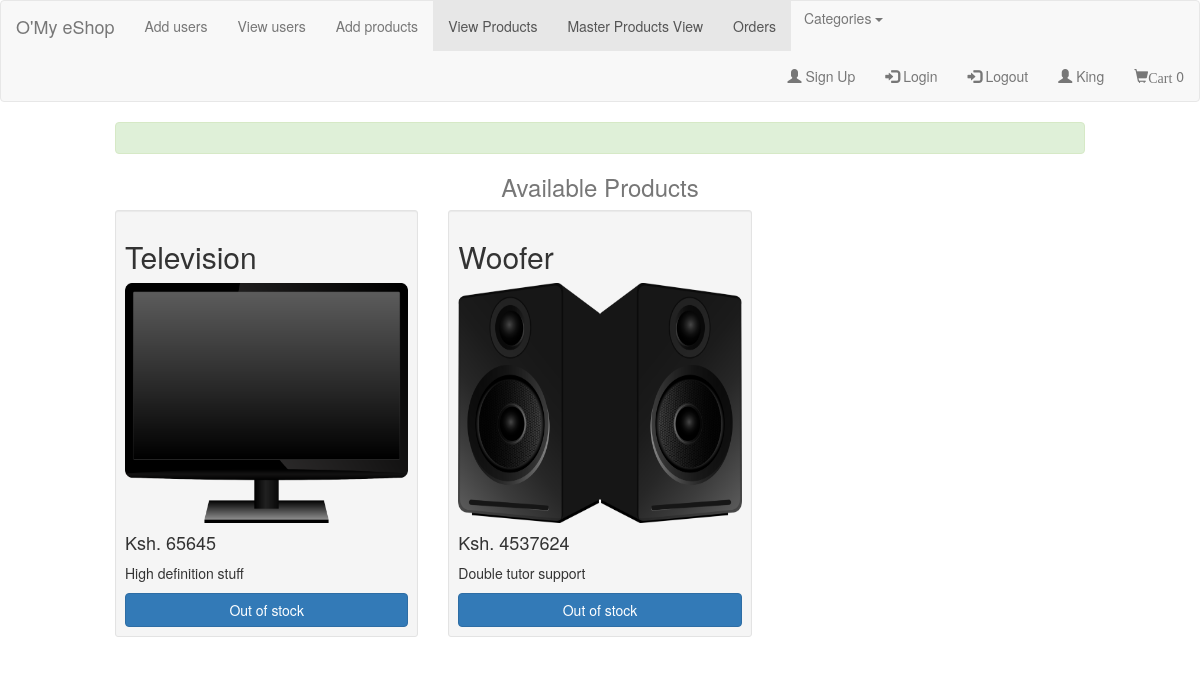
Screenshot of /master_product_view (signed in) with the database file from the repository.
### Databases.py (models this page shows)
class Product(Model):
    name = CharField()
    price = DecimalField()
    description = CharField()
    category = CharField()
    out_of_stock = IntegerField()
    image = CharField()
    class Meta:
        database = db

### app.py (the view)
@app.route('/master_product_view')
def master_product_view():
    if not session.get('logged_in'):
        return redirect(url_for('login'))
    id = session['id']
    products = Product.select()
    cartproducts = Cart.select()
    cartproductcount = len(cartproducts)
    return render_template('masterproducts.html',products = products,cartproductcount = cartproductcount)

### templates/masterproducts.html (shortened to what this page needs)
<!DOCTYPE html>
<html lang="en">
<head>
<link rel="stylesheet" href="https://maxcdn.bootstrapcdn.com/bootstrap/3.4.1/css/bootstrap.min.css">
</head>
<body>
    <nav class="navbar navbar-default">
      <div class="container-fluid">
        <div class="navbar-header">
          <a class="navbar-brand" href="/">O'My eShop</a>
        </div>
        <ul class="nav navbar-nav">
          <li><a href="/register">Add users</a></li>
          <li><a href="/users">View users</a></li>
          <li><a href="/">Add products</a></li>
          <li class="active"><a href="/show">View Products</a></li>
          <li class="active"><a href="/master_product_view">Master Products View</a></li>
          <li class="active"><a href="/orders">Orders</a></li>
          <li>
              <div class="dropdown">
                  <button class="btn btn-link dropdown-toggle" type="button" data-toggle="dropdown">Categories
                  <span class="caret"></span></button>
            </div>
          </li>
        </ul>
        <ul class="nav navbar-nav navbar-right">
          <li><a href="/register"><span class="glyphicon glyphicon-user"></span> Sign Up</a></li>
          <li><a href="/login"><span class="glyphicon glyphicon-log-in"></span> Login</a></li>
          <li><a href="/logout"><span class="glyphicon glyphicon-log-in"></span> Logout</a></li>
          <li><a href="#"><span class="glyphicon glyphicon-user"></span> {{ session['names'] }}</a></li>
          <li><a href="/cart"><span class="glyphicon glyphicon-shopping-cart">Cart</span> {{ cartproductcount }}</a></li>
        </ul>
      </div>
    </nav>
    <div class="col-sm-10 col-sm-offset-1">
    <div class="alert alert-success">
    </div>
    <h3 class="text-muted text-center">Available Products</h3>
        <div class="row">
            {% for product in products %}
            <div class="col-xs-4">
                <div class="well well-sm">
                    <h2>{{ product.name }}</h2>
                    <img src="../static/resources/{{ product.image }}" alt="" style="height: 30vh; width: 100%;">
                    <h4>Ksh. {{ product.price }}</h4>
                    <p>{{ product.description }}</p>
                    <a href="out_of_stock/{{ product.id }}" class="btn btn-primary btn-block">Out of stock</a>
                </div>
            </div>
            {% endfor %}
        </div>
    </div>
</body>
</html>

### rows the page displays
Product: name "Television", image (picture), price "65645", description "High definition stuff"
Product: name "Woofer", image (picture), price "4537624", description "Double tutor support"

### other values shown
{{ session['names'] }} "King"
{{ cartproductcount }} "0"
